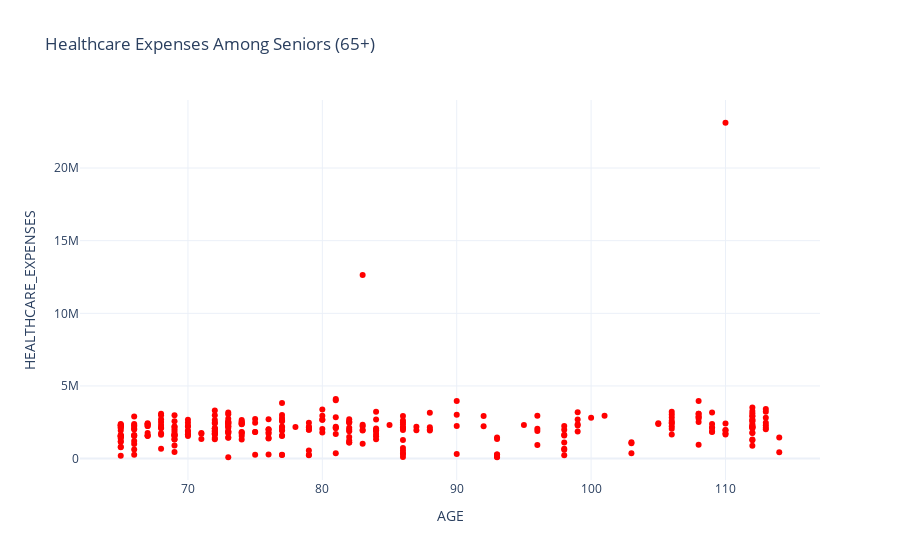

The cell this chart's notebook holds for it:
### Markdown cell above
## Question 6.1 Answer

### Code cell
fig_senior = px.scatter(
    patients_df[patients_df['AGE'] >= 65],
    x='AGE',
    y='HEALTHCARE_EXPENSES',
    title='Healthcare Expenses Among Seniors (65+)',
    template='plotly_white',
    color_discrete_sequence=['red']
)
fig_senior.show()

### Figure 1 — Plotly figure (JSON) as saved in the notebook; plotly's stock layout.template omitted (floating-point values rounded to 4 significant figures; data arrays with more than 128 entries replaced by an {"elided": "..."} marker saying what was removed)
{"data": [{"hovertemplate": "AGE=%{x}<br>HEALTHCARE_EXPENSES=%{y}<extra></extra>", "legendgroup": "", "marker": {"color": "red", "symbol": "circle"}, "mode": "markers", "name": "", "orientation": "v", "showlegend": false, "type": "scatter", "x": {"elided": "316 int values"}, "xaxis": "x", "y": {"elided": "316 float values"}, "yaxis": "y"}], "layout": {"autosize": true, "legend": {"tracegroupgap": 0}, "title": {"text": "Healthcare Expenses Among Seniors (65+)"}, "xaxis": {"anchor": "y", "autorange": true, "domain": [0, 1], "range": [62.0, 117.0], "title": {"text": "AGE"}, "type": "linear"}, "yaxis": {"anchor": "x", "autorange": true, "domain": [0, 1], "range": [-1807000.0, 25020000.0], "title": {"text": "HEALTHCARE_EXPENSES"}, "type": "linear"}}}
